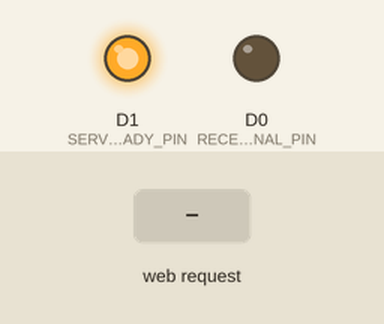
Bench run of a sketch on a simulated ESP8266 (NodeMCU). Shown: output pins drawn as LEDs (lit = HIGH). The test bench sets the inputs (shaded band). WiFi joins after 1.5 s; servers stay silent unless stated; what the sketch prints to the serial monitor is not drawn.

Above: at 0.1 s.
At 2.7 s:
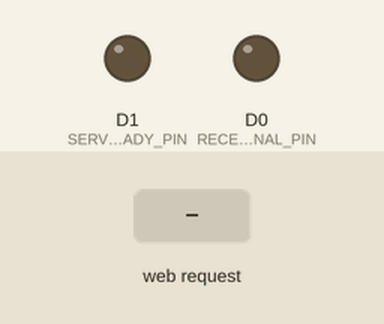
2.8 s: HTTP request GET /signal received
At 3.1 s:
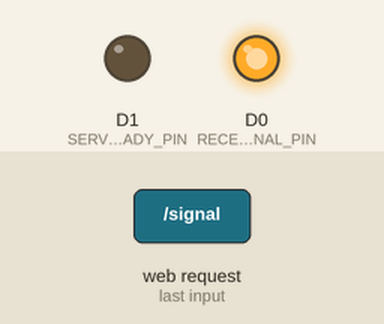
Timing chart, 0 to 5.8 s (numbered marks = the images above; inputs shaded):
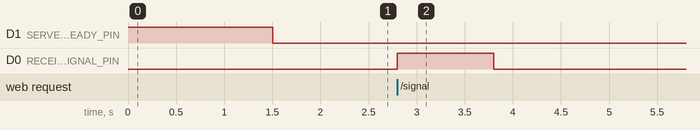

Measured:
- after the input at 2.8 s, D0 (RECEIVED_SIGNAL_PIN): LOW → HIGH at once, → LOW 1.0 s later

The sketch:

server.ino
```cpp
#include <ESP8266WiFi.h>
#include <ESP8266WebServer.h>

#define RECEIVED_SIGNAL_PIN D0
#define SERVER_READY_PIN D1

const char *ssid = "";
const char *password = "";

ESP8266WebServer server(80);

void setup() {
  // initialize serial communication
  Serial.begin(115200);

  // define pin as output
  pinMode(RECEIVED_SIGNAL_PIN, OUTPUT);
  pinMode(SERVER_READY_PIN, OUTPUT);
  digitalWrite(SERVER_READY_PIN, HIGH);

  WiFi.begin(ssid, password);

  while (WiFi.status() != WL_CONNECTED) {
    delay(500);
    Serial.print(".");
  }
  Serial.println("");
  Serial.println("WiFi connected");
  Serial.println("IP address: ");
  Serial.println(WiFi.localIP());

  server.on("/signal", handleSignalFromApp);

  server.begin();
  Serial.println("HTTP server started");
  digitalWrite(SERVER_READY_PIN, LOW);
}

void handleRoot() {
  server.send(200, "text/plain", "Hello world!");   // Send HTTP status 200 (Ok) and send some text to the browser/client
}

void handleSignalFromApp() {
  server.send(200, "text/plain", "done");

  // Turn on the LED
  digitalWrite(RECEIVED_SIGNAL_PIN, HIGH);
  Serial.println("LED turned on");
  delay(1000); // Wait for 1 second

  // Turn off the LED
  digitalWrite(RECEIVED_SIGNAL_PIN, LOW);
  Serial.println("LED turned off");
  delay(1000); // Wait for 1 second
}

void loop() {
  // Handle client requests
  server.handleClient();
}
```
